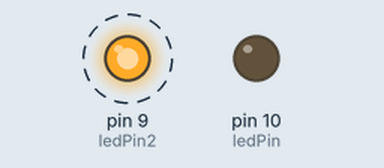
Bench run of a sketch on a simulated Arduino Uno, built with avr-gcc and run on an emulated ATmega328P. Parts: output pins drawn as LEDs (lit = HIGH). Dashed ring = blinking.

Above: at 0.05 s.
At 0.45 s:
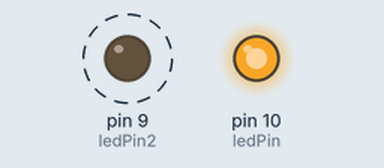
At 0.6 s:
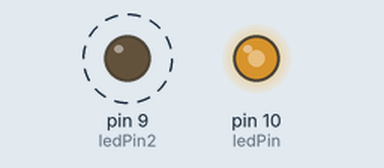
At 0.8 s:
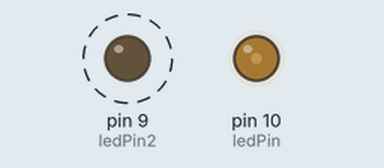
Timing chart, 0 to 3.0 s (numbered marks = the images above):
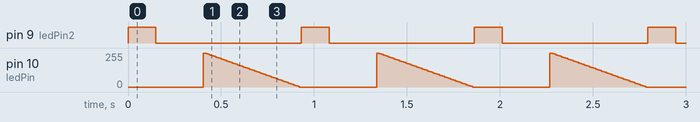

Measured:
- by itself, pin 9 (ledPin2): alternates HIGH for 0.15 s and LOW for 0.78 s
- by itself, pin 10 (ledPin): ramps from 255/255 to 0/255 and jumps back, once every 0.93 s

The sketch:

fade-test.ino
```cpp
int ledPin = 10;
int ledPin2 = 9;

void setup() {
  pinMode(ledPin2, OUTPUT);
}

void loop() {

  digitalWrite(ledPin2, HIGH);
  delay(150);
  digitalWrite(ledPin2, LOW);

  for (int fadeValue = 0 ; fadeValue <= 255; fadeValue += 5) {
    analogWrite(ledPin, fadeValue);
    delay(5);
  }

  for (int fadeValue = 255 ; fadeValue >= 0; fadeValue -= 5) {
    analogWrite(ledPin, fadeValue);
    delay(10);
  }
}
```
